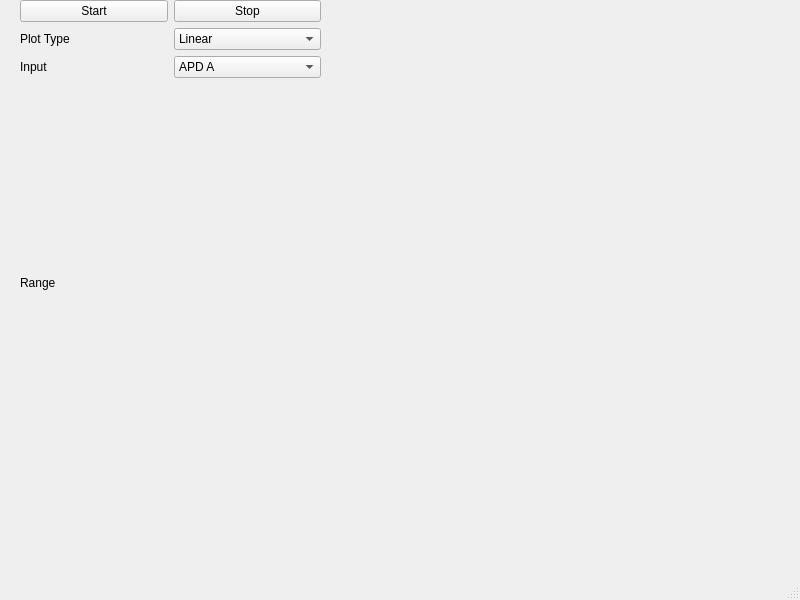
<?xml version="1.0" encoding="UTF-8"?>
<ui version="4.0">
 <class>MainWindow</class>
 <widget class="QMainWindow" name="MainWindow">
  <property name="geometry">
   <rect>
    <x>0</x>
    <y>0</y>
    <width>800</width>
    <height>600</height>
   </rect>
  </property>
  <property name="windowTitle">
   <string>Polarization Measurement</string>
  </property>
  <widget class="QWidget" name="centralwidget">
   <widget class="QWidget" name="verticalLayoutWidget">
    <property name="geometry">
     <rect>
      <x>20</x>
      <y>0</y>
      <width>301</width>
      <height>481</height>
     </rect>
    </property>
    <layout class="QVBoxLayout" name="verticalLayout">
     <item>
      <layout class="QHBoxLayout" name="horizontalLayout">
       <item>
        <widget class="QPushButton" name="pushButton">
         <property name="text">
          <string>Start</string>
         </property>
        </widget>
       </item>
       <item>
        <widget class="QPushButton" name="pushButton_2">
         <property name="text">
          <string>Stop</string>
         </property>
        </widget>
       </item>
      </layout>
     </item>
     <item>
      <layout class="QHBoxLayout" name="horizontalLayout_2">
       <item>
        <widget class="QLabel" name="label">
         <property name="text">
          <string>Plot Type</string>
         </property>
        </widget>
       </item>
       <item>
        <widget class="QComboBox" name="comboBox">
         <item>
          <property name="text">
           <string>Linear</string>
          </property>
         </item>
         <item>
          <property name="text">
           <string>Polar</string>
          </property>
         </item>
        </widget>
       </item>
      </layout>
     </item>
     <item>
      <layout class="QHBoxLayout" name="horizontalLayout_3">
       <item>
        <widget class="QLabel" name="label_2">
         <property name="text">
          <string>Input</string>
         </property>
        </widget>
       </item>
       <item>
        <widget class="QComboBox" name="comboBox_2">
         <item>
          <property name="text">
           <string>APD A</string>
          </property>
         </item>
         <item>
          <property name="text">
           <string>APD B</string>
          </property>
         </item>
         <item>
          <property name="text">
           <string>AI 0</string>
          </property>
         </item>
        </widget>
       </item>
      </layout>
     </item>
     <item>
      <layout class="QHBoxLayout" name="horizontalLayout_4">
       <item>
        <widget class="QLabel" name="label_3">
         <property name="text">
          <string>Range</string>
         </property>
        </widget>
       </item>
      </layout>
     </item>
    </layout>
   </widget>
  </widget>
  <widget class="QMenuBar" name="menubar">
   <property name="geometry">
    <rect>
     <x>0</x>
     <y>0</y>
     <width>800</width>
     <height>43</height>
    </rect>
   </property>
  </widget>
  <widget class="QStatusBar" name="statusbar"/>
 </widget>
 <resources/>
 <connections/>
</ui>
